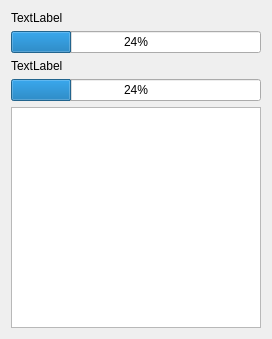
<?xml version="1.0" encoding="UTF-8"?>
<ui version="4.0">
 <class>DialogProgress</class>
 <widget class="QDialog" name="DialogProgress">
  <property name="geometry">
   <rect>
    <x>0</x>
    <y>0</y>
    <width>272</width>
    <height>339</height>
   </rect>
  </property>
  <property name="windowTitle">
   <string>Dialog</string>
  </property>
  <layout class="QFormLayout" name="formLayout">
   <item row="0" column="0" colspan="2">
    <widget class="QLabel" name="label_totalprogress">
     <property name="text">
      <string>TextLabel</string>
     </property>
    </widget>
   </item>
   <item row="1" column="0" colspan="2">
    <widget class="QProgressBar" name="progressBar_totalprogress">
     <property name="value">
      <number>24</number>
     </property>
    </widget>
   </item>
   <item row="2" column="0" colspan="2">
    <widget class="QLabel" name="label_taskprogress">
     <property name="text">
      <string>TextLabel</string>
     </property>
    </widget>
   </item>
   <item row="3" column="0" colspan="2">
    <widget class="QProgressBar" name="progressBar_taskProgress">
     <property name="value">
      <number>24</number>
     </property>
    </widget>
   </item>
   <item row="4" column="0" colspan="2">
    <widget class="QTextEdit" name="textbox">
     <property name="enabled">
      <bool>true</bool>
     </property>
     <property name="readOnly">
      <bool>true</bool>
     </property>
     <property name="html">
      <string>&lt;!DOCTYPE HTML PUBLIC &quot;-//W3C//DTD HTML 4.0//EN&quot; &quot;http://www.w3.org/TR/REC-html40/strict.dtd&quot;&gt;
&lt;html&gt;&lt;head&gt;&lt;meta name=&quot;qrichtext&quot; content=&quot;1&quot; /&gt;&lt;style type=&quot;text/css&quot;&gt;
p, li { white-space: pre-wrap; }
&lt;/style&gt;&lt;/head&gt;&lt;body style=&quot; font-family:'MS Shell Dlg 2'; font-size:8.25pt; font-weight:400; font-style:normal;&quot;&gt;
&lt;p style=&quot;-qt-paragraph-type:empty; margin-top:0px; margin-bottom:0px; margin-left:0px; margin-right:0px; -qt-block-indent:0; text-indent:0px;&quot;&gt;&lt;br /&gt;&lt;/p&gt;&lt;/body&gt;&lt;/html&gt;</string>
     </property>
    </widget>
   </item>
  </layout>
 </widget>
 <resources/>
 <connections/>
</ui>
